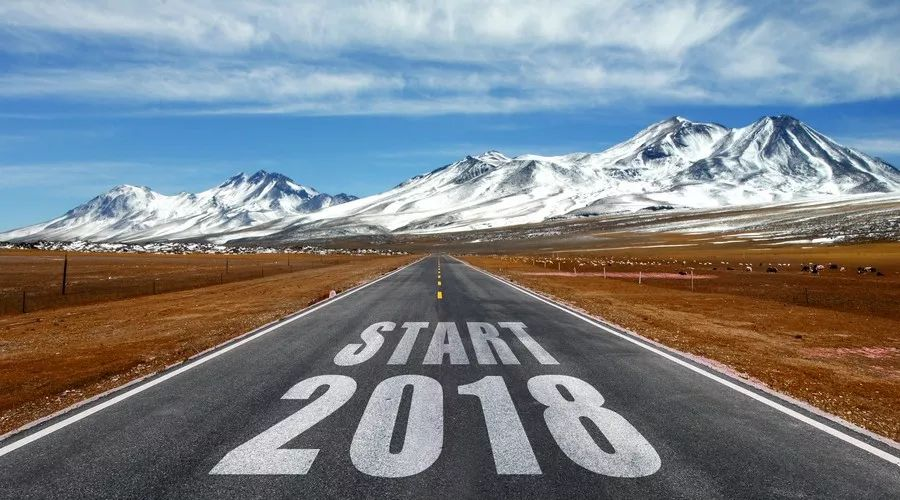
#> input picture img/new_year.jpeg, 900 x 500 px
$ python ch5.py
#> lines starting #> are read from the running program, lines starting #| are printed output that depends on the picture
import cv2
import numpy as np

def MultiChannelBlending(channel_index):
#> called with channel_index = 0
    srcImg1 = cv2.imread('../img/new_year.jpeg')
#> srcImg1 is the input picture: shape (500, 900, 3); mean B, G, R 136.3, 131, 125.1
    srcImg2 = cv2.imread('../img/doge.jpg', 0)  #GRAYSCALE
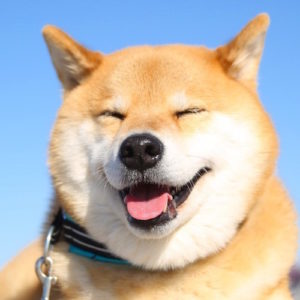
#> input picture img/doge.jpg, 300 x 300 px
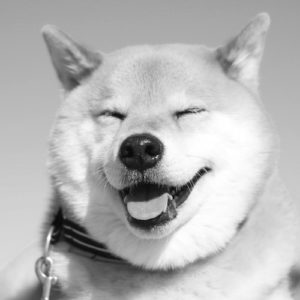
#> srcImg2: shape (300, 300); min 5, max 255, mean 182.3

    channels = cv2.split(srcImg1) #b,g,r
    channel = channels[channel_index]

    rows, cols = srcImg2.shape
#> rows = 300; cols = 300
    roi = srcImg1[100 : rows + 100, 0 : cols, channel_index]

    cv2.addWeighted(channel[100 : rows + 100, 0 : cols], 0.5,
        srcImg2, 1.5,
        0.0,
        channel[100 : rows + 100, 0 : cols])

    srcImg1 = cv2.merge(channels)

    cv2.namedWindow('')
    cv2.imshow('', srcImg1)
    cv2.waitKey()
    cv2.destroyAllWindows()

if __name__ == '__main__':
    MultiChannelBlending(0)
    MultiChannelBlending(1)
#> call 2 of MultiChannelBlending, with channel_index = 1
#> in MultiChannelBlending (call 2), `channel = channels[channel_index]`:
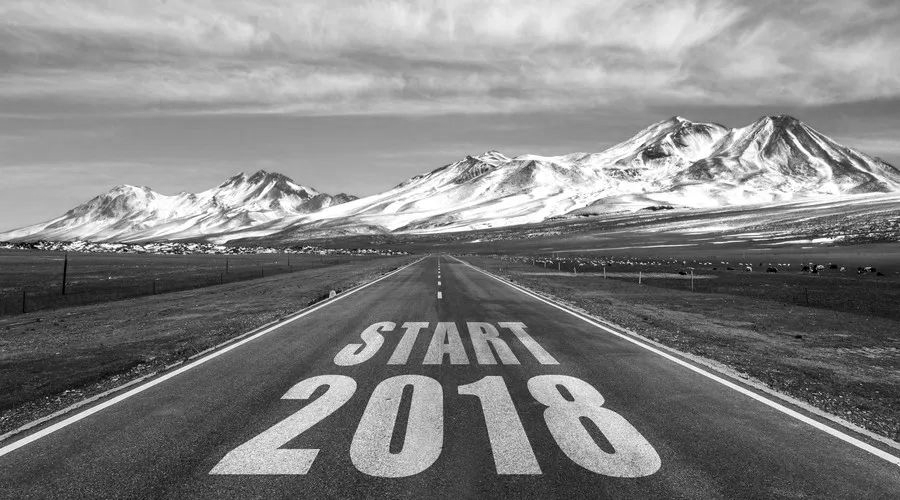
#> channel: shape (500, 900); min 0, max 255, mean 131
#> in MultiChannelBlending (call 2), `roi = srcImg1[100 : rows + 100, 0 : cols, channel_index]`:
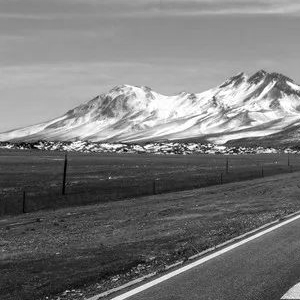
#> roi: shape (300, 300); min 0, max 255, mean 119.5
    MultiChannelBlending(2)
#> call 3 of MultiChannelBlending, with channel_index = 2
#> in MultiChannelBlending (call 3), `channel = channels[channel_index]`:
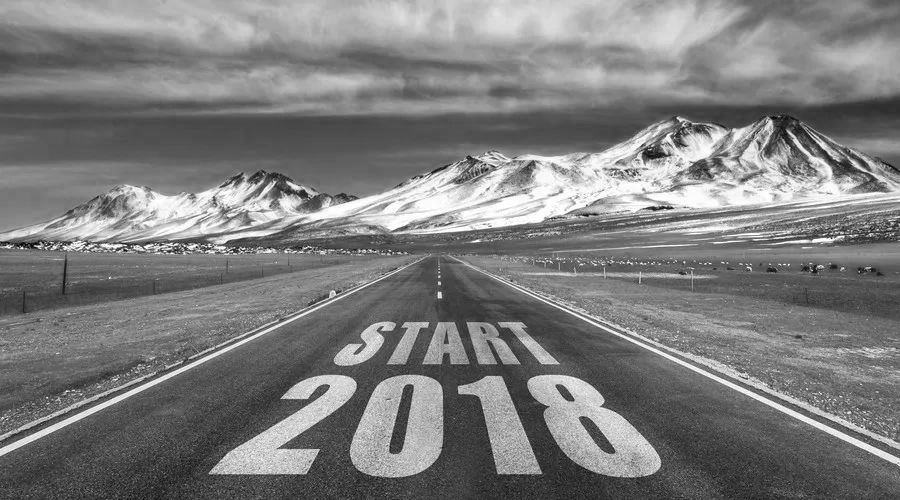
#> channel: shape (500, 900); min 0, max 255, mean 125.1
#> in MultiChannelBlending (call 3), `roi = srcImg1[100 : rows + 100, 0 : cols, channel_index]`:
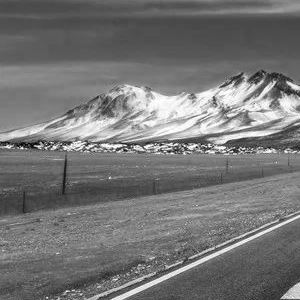
#> roi: shape (300, 300); min 0, max 255, mean 117.3
#> in MultiChannelBlending (call 3), `srcImg1 = cv2.merge(channels)`:
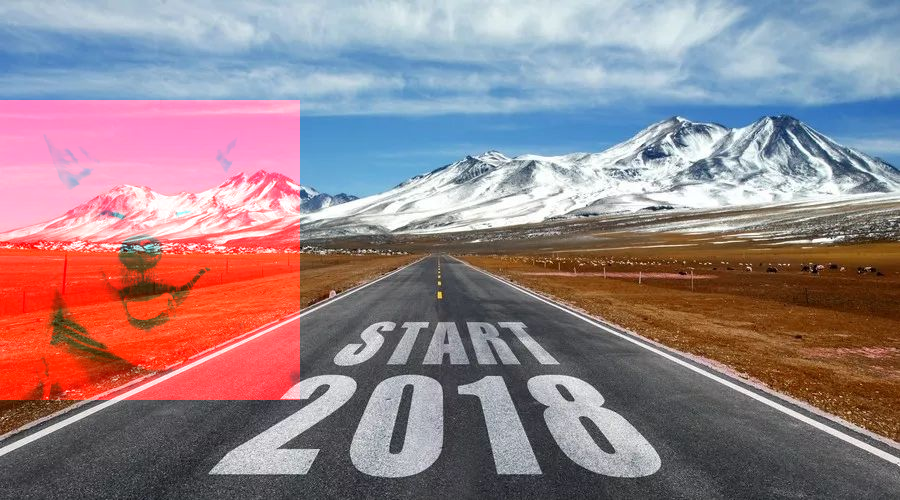
#> srcImg1: shape (500, 900, 3); mean of channels 0, 1, 2 136.3, 131, 150.6; drawn as B, G, R
